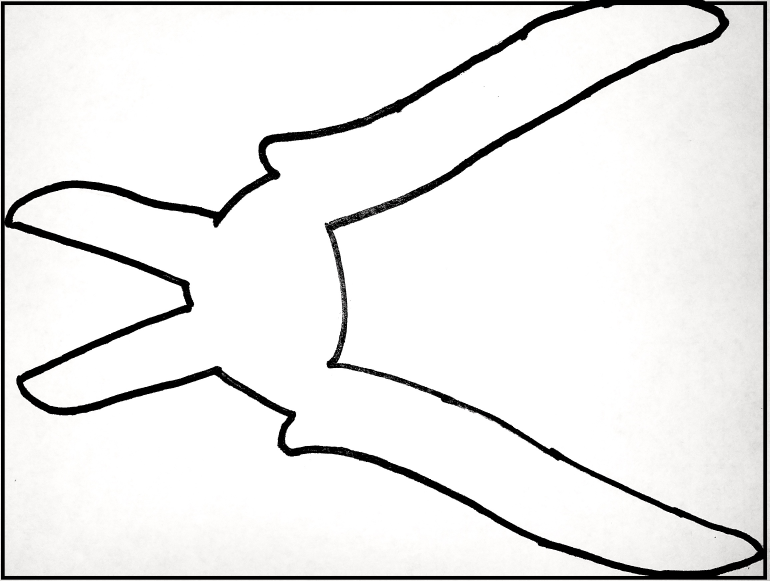
#> input picture lib/input3.jpg, 2308 x 1743 px (shown at 1/3 size)
$ python test.py   (older library calls are emulated)
#> lines starting #> are read from the running program, lines starting #| are printed output that depends on the picture; after the words box and inside, x2 and y2 are one past the last pixel; in counts of white or black regions, pixels touching at a corner belong together
import os
import cv2
import numpy as np
from matplotlib import pyplot as plt

# # # # #

# Input Image
inputImg = cv2.imread('input3.jpg')
#> inputImg is the input picture: shape (1743, 2308, 3); mean B, G, R 232.4, 233.1, 233.5
# inputImg = cv2.imread('input.jpg')

# Resizes input
scale = 0.25
resizedImg = cv2.resize(inputImg, None, fx=scale, fy=scale, interpolation = cv2.INTER_CUBIC)
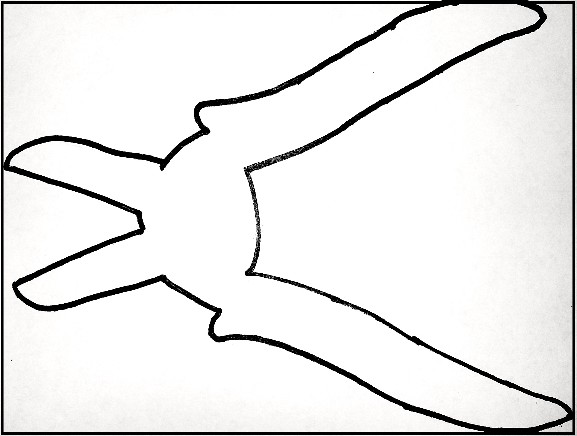
#> resizedImg: shape (436, 577, 3); mean B, G, R 232.5, 233.1, 233.5
cv2.imwrite('result/resized_resized.jpg', resizedImg)
# resizedImg = inputImg

# Greyscales image
greyImage = cv2.cvtColor(resizedImg,cv2.COLOR_BGR2GRAY)
cv2.imwrite('result/input_greyscale.jpg',greyImage)

# Extracts image contours
threshVal = 100
maxVal = 255
ret, thresh = cv2.threshold(greyImage,threshVal,maxVal,0)
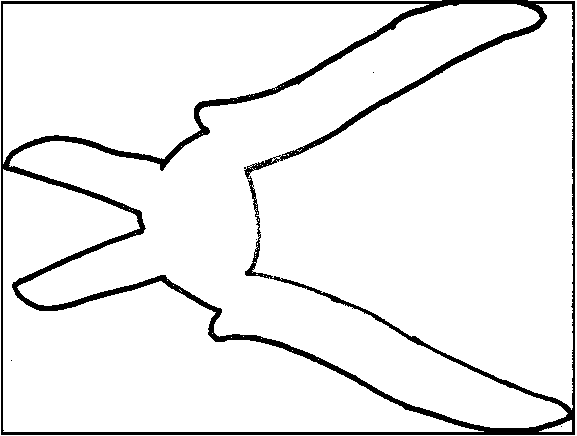
#> thresh: shape (436, 577); 93.1% white; 5 black regions (4 under 20 px)
#> ret = 100
im2, contours, hierarchy = cv2.findContours(thresh,cv2.RETR_TREE,cv2.CHAIN_APPROX_SIMPLE)
#> contours = 63 contours, 58 with area under 20; largest, box (x1, y1, x2, y2) and area: (9, 4, 573, 428) 138188, (3, 169, 484, 432) 49995, (3, 4, 429, 164) 40328, (0, 0, 577, 436) 437, (539, 420, 572, 432) 162
cv2.imwrite('result/contours.jpg', im2)
cv2.imwrite('result/contours.png', im2)
cv2.imwrite('result/contours.pbm', im2)

# Converts to SVG with Potrace
os.system('potrace ./result/contours.pbm -o output.svg -s')
os.system('potrace ./result/contours.pbm -o output.dxf -b dxf')

# [17 lines of commented-out code are left out]
